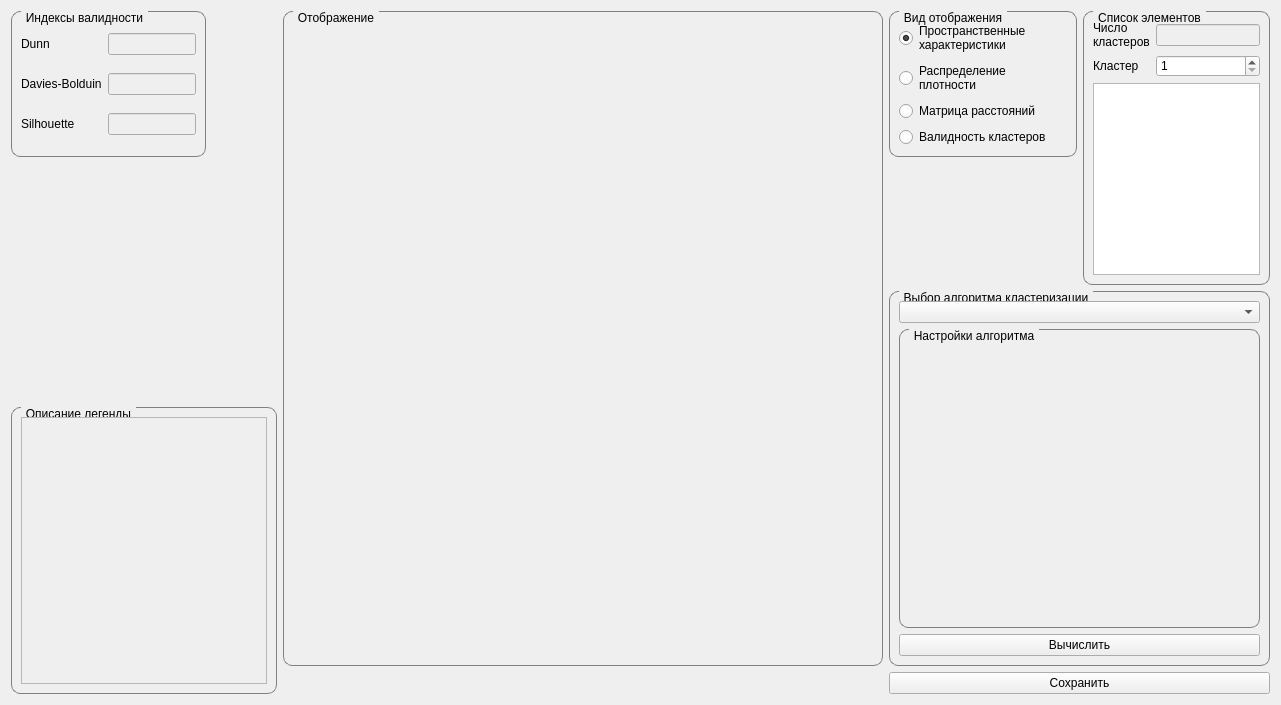
<?xml version="1.0" encoding="UTF-8"?>
<ui version="4.0">
 <class>Form</class>
 <widget class="QWidget" name="Form">
  <property name="geometry">
   <rect>
    <x>0</x>
    <y>0</y>
    <width>1281</width>
    <height>705</height>
   </rect>
  </property>
  <property name="windowTitle">
   <string>Form</string>
  </property>
  <property name="styleSheet">
   <string notr="true">QGroupBox {
    border: 1px solid gray;
    border-radius: 9px;
    margin-top: 0.5em;
}

QGroupBox::title {
    subcontrol-origin: margin;
    left: 10px;
    padding: 0 3px 0 3px;
}</string>
  </property>
  <layout class="QGridLayout" name="gridLayout_4">
   <item row="0" column="0">
    <layout class="QGridLayout" name="gridLayout">
     <property name="spacing">
      <number>6</number>
     </property>
     <item row="0" column="3" rowspan="2">
      <widget class="QGroupBox" name="axis">
       <property name="maximumSize">
        <size>
         <width>187</width>
         <height>16777215</height>
        </size>
       </property>
       <property name="styleSheet">
        <string notr="true"/>
       </property>
       <property name="title">
        <string>Список элементов</string>
       </property>
       <layout class="QGridLayout" name="gridLayout_7">
        <item row="2" column="1">
         <widget class="QSpinBox" name="cluster_number">
          <property name="minimum">
           <number>1</number>
          </property>
         </widget>
        </item>
        <item row="2" column="0">
         <widget class="QLabel" name="label_4">
          <property name="text">
           <string>Кластер</string>
          </property>
         </widget>
        </item>
        <item row="3" column="0" colspan="2">
         <widget class="QListView" name="elements_list"/>
        </item>
        <item row="0" column="0" rowspan="2">
         <widget class="QLabel" name="label_5">
          <property name="text">
           <string>Число
кластеров</string>
          </property>
         </widget>
        </item>
        <item row="0" column="1" rowspan="2">
         <widget class="QLineEdit" name="cluster_amount_display">
          <property name="enabled">
           <bool>false</bool>
          </property>
         </widget>
        </item>
       </layout>
      </widget>
     </item>
     <item row="4" column="0" rowspan="6">
      <widget class="QGroupBox" name="legend_description">
       <property name="maximumSize">
        <size>
         <width>266</width>
         <height>16777215</height>
        </size>
       </property>
       <property name="styleSheet">
        <string notr="true"/>
       </property>
       <property name="title">
        <string>Описание легенды</string>
       </property>
       <property name="alignment">
        <set>Qt::AlignCenter</set>
       </property>
       <layout class="QGridLayout" name="gridLayout_6">
        <item row="0" column="0">
         <widget class="QTextEdit" name="description_text">
          <property name="enabled">
           <bool>false</bool>
          </property>
         </widget>
        </item>
       </layout>
      </widget>
     </item>
     <item row="0" column="1" rowspan="9">
      <widget class="QGroupBox" name="plot">
       <property name="minimumSize">
        <size>
         <width>600</width>
         <height>0</height>
        </size>
       </property>
       <property name="layoutDirection">
        <enum>Qt::LeftToRight</enum>
       </property>
       <property name="styleSheet">
        <string notr="true"/>
       </property>
       <property name="title">
        <string>Отображение</string>
       </property>
       <property name="flat">
        <bool>true</bool>
       </property>
       <layout class="QGridLayout" name="gridLayout_3">
        <item row="0" column="0">
         <layout class="QHBoxLayout" name="plot_layout"/>
        </item>
       </layout>
      </widget>
     </item>
     <item row="9" column="2" colspan="2">
      <widget class="QPushButton" name="save_button">
       <property name="text">
        <string>Сохранить</string>
       </property>
      </widget>
     </item>
     <item row="0" column="0">
      <widget class="QGroupBox" name="validation">
       <property name="maximumSize">
        <size>
         <width>195</width>
         <height>16777215</height>
        </size>
       </property>
       <property name="styleSheet">
        <string notr="true"/>
       </property>
       <property name="title">
        <string>Индексы валидности</string>
       </property>
       <layout class="QGridLayout" name="gridLayout_5">
        <item row="0" column="1">
         <widget class="QLineEdit" name="dunn_value">
          <property name="enabled">
           <bool>false</bool>
          </property>
         </widget>
        </item>
        <item row="1" column="1">
         <widget class="QLineEdit" name="db_value">
          <property name="enabled">
           <bool>false</bool>
          </property>
         </widget>
        </item>
        <item row="2" column="1">
         <widget class="QLineEdit" name="silhouette_value">
          <property name="enabled">
           <bool>false</bool>
          </property>
         </widget>
        </item>
        <item row="0" column="0">
         <widget class="QLabel" name="label">
          <property name="text">
           <string>Dunn</string>
          </property>
         </widget>
        </item>
        <item row="1" column="0">
         <widget class="QLabel" name="label_2">
          <property name="text">
           <string>Davies-Bolduin</string>
          </property>
         </widget>
        </item>
        <item row="2" column="0">
         <widget class="QLabel" name="label_3">
          <property name="text">
           <string>Silhouette</string>
          </property>
         </widget>
        </item>
       </layout>
      </widget>
     </item>
     <item row="0" column="2">
      <widget class="QGroupBox" name="visualization_type">
       <property name="maximumSize">
        <size>
         <width>400</width>
         <height>16777215</height>
        </size>
       </property>
       <property name="styleSheet">
        <string notr="true"/>
       </property>
       <property name="title">
        <string>Вид отображения</string>
       </property>
       <layout class="QVBoxLayout" name="verticalLayout">
        <item>
         <widget class="QRadioButton" name="bww">
          <property name="text">
           <string>Пространственные 
характеристики</string>
          </property>
          <property name="checked">
           <bool>true</bool>
          </property>
         </widget>
        </item>
        <item>
         <widget class="QRadioButton" name="dens_distribution">
          <property name="text">
           <string>Распределение 
плотности</string>
          </property>
         </widget>
        </item>
        <item>
         <widget class="QRadioButton" name="color_matrix">
          <property name="text">
           <string>Матрица расстояний</string>
          </property>
         </widget>
        </item>
        <item>
         <widget class="QRadioButton" name="validity_vector">
          <property name="text">
           <string>Валидность кластеров</string>
          </property>
         </widget>
        </item>
       </layout>
      </widget>
     </item>
     <item row="2" column="2" rowspan="7" colspan="2">
      <widget class="QGroupBox" name="algorithm_choise">
       <property name="maximumSize">
        <size>
         <width>16777215</width>
         <height>16777215</height>
        </size>
       </property>
       <property name="styleSheet">
        <string notr="true"/>
       </property>
       <property name="title">
        <string>Выбор алгоритма кластеризации</string>
       </property>
       <property name="alignment">
        <set>Qt::AlignCenter</set>
       </property>
       <property name="flat">
        <bool>false</bool>
       </property>
       <layout class="QVBoxLayout" name="verticalLayout_2">
        <item>
         <widget class="QComboBox" name="algorithm"/>
        </item>
        <item>
         <widget class="QGroupBox" name="algorithm_settings">
          <property name="maximumSize">
           <size>
            <width>388</width>
            <height>16777215</height>
           </size>
          </property>
          <property name="styleSheet">
           <string notr="true"/>
          </property>
          <property name="title">
           <string>Настройки алгоритма</string>
          </property>
          <layout class="QVBoxLayout" name="verticalLayout_3">
           <item>
            <layout class="QVBoxLayout" name="algorithm_settings_layout"/>
           </item>
          </layout>
         </widget>
        </item>
        <item>
         <widget class="QPushButton" name="submit">
          <property name="text">
           <string>Вычислить</string>
          </property>
         </widget>
        </item>
       </layout>
      </widget>
     </item>
    </layout>
   </item>
  </layout>
 </widget>
 <resources/>
 <connections/>
</ui>
